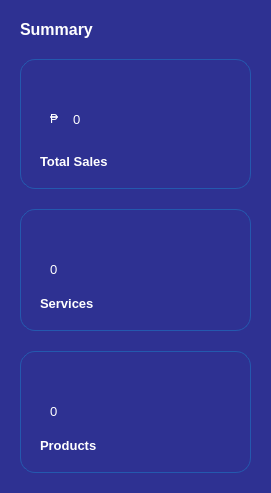
               <widget class="QWidget" name="widget_4" native="true">
                <property name="styleSheet">
                 <string notr="true">
*{
	background-color:#2e3192;
border-radius: 10px;
}

#total_product_widget, #total_sales_widget, #total_revenue_widget{
	background-color:#2e3192;
	border-radius: 15px;
    border: 1px solid #2459ae;

}

#label_sales, #label_category, #label_product, #label_summary, #total_sales, #total_category, #total_product, #peso_sign_3, #peso_sign, #peso_sign_2{

	color:white;
	text-align: left;
}
</string>
                </property>
                <layout class="QVBoxLayout" name="verticalLayout_9">
                 <property name="spacing">
                  <number>20</number>
                 </property>
                 <property name="leftMargin">
                  <number>20</number>
                 </property>
                 <property name="topMargin">
                  <number>20</number>
                 </property>
                 <property name="rightMargin">
                  <number>20</number>
                 </property>
                 <property name="bottomMargin">
                  <number>20</number>
                 </property>
                 <item>
                  <widget class="QLabel" name="label_summary">
                   <property name="font">
                    <font>
                     <pointsize>12</pointsize>
                     <weight>75</weight>
                     <bold>true</bold>
                    </font>
                   </property>
                   <property name="text">
                    <string>Summary</string>
                   </property>
                  </widget>
                 </item>
                 <item>
                  <widget class="QWidget" name="total_revenue_widget" native="true">
                   <property name="sizePolicy">
                    <sizepolicy hsizetype="Preferred" vsizetype="Expanding">
                     <horstretch>0</horstretch>
                     <verstretch>0</verstretch>
                    </sizepolicy>
                   </property>
                   <layout class="QHBoxLayout" name="horizontalLayout_33">
                    <property name="spacing">
                     <number>15</number>
                    </property>
                    <property name="leftMargin">
                     <number>20</number>
                    </property>
                    <property name="topMargin">
                     <number>20</number>
                    </property>
                    <property name="rightMargin">
                     <number>20</number>
                    </property>
                    <property name="bottomMargin">
                     <number>20</number>
                    </property>
                    <item>
                     <layout class="QVBoxLayout" name="verticalLayout_44">
                      <item>
                       <layout class="QHBoxLayout" name="horizontalLayout_7">
                        <property name="leftMargin">
                         <number>10</number>
                        </property>
                        <property name="topMargin">
                         <number>30</number>
                        </property>
                        <property name="rightMargin">
                         <number>10</number>
                        </property>
                        <property name="bottomMargin">
                         <number>10</number>
                        </property>
                        <item>
                         <widget class="QLabel" name="peso_sign">
                          <property name="text">
                           <string>₱</string>
                          </property>
                         </widget>
                        </item>
                        <item>
                         <widget class="QLabel" name="total_sales">
                          <property name="font">
                           <font>
                            <pointsize>10</pointsize>
                           </font>
                          </property>
                          <property name="text">
                           <string>0</string>
                          </property>
                         </widget>
                        </item>
                        <item>
                         <spacer name="horizontalSpacer_19">
                          <property name="orientation">
                           <enum>Qt::Horizontal</enum>
                          </property>
                          <property name="sizeHint" stdset="0">
                           <size>
                            <width>118</width>
                            <height>20</height>
                           </size>
                          </property>
                         </spacer>
                        </item>
                       </layout>
                      </item>
                      <item>
                       <widget class="QLabel" name="label_sales">
                        <property name="font">
                         <font>
                          <pointsize>10</pointsize>
                          <weight>75</weight>
                          <bold>true</bold>
                         </font>
                        </property>
                        <property name="text">
                         <string>Total Sales</string>
                        </property>
                       </widget>
                      </item>
                     </layout>
                    </item>
                    <item>
                     <widget class="QLabel" name="label_7">
                      <property name="text">
                       <string/>
                      </property>
                      <property name="pixmap">
                       <pixmap resource="resource.qrc">:/icon/icon/SIDEBAR ICONS/total_sales copy.png</pixmap>
                      </property>
                     </widget>
                    </item>
                   </layout>
                  </widget>
                 </item>
                 <item>
                  <widget class="QWidget" name="total_sales_widget" native="true">
                   <property name="sizePolicy">
                    <sizepolicy hsizetype="Preferred" vsizetype="Expanding">
                     <horstretch>0</horstretch>
                     <verstretch>0</verstretch>
                    </sizepolicy>
                   </property>
                   <layout class="QHBoxLayout" name="horizontalLayout_55">
                    <property name="spacing">
                     <number>7</number>
                    </property>
                    <property name="leftMargin">
                     <number>20</number>
                    </property>
                    <property name="topMargin">
                     <number>20</number>
                    </property>
                    <property name="rightMargin">
                     <number>20</number>
                    </property>
                    <property name="bottomMargin">
                     <number>20</number>
                    </property>
                    <item>
                     <layout class="QVBoxLayout" name="verticalLayout_39">
                      <item>
                       <layout class="QHBoxLayout" name="horizontalLayout_8">
                        <property name="leftMargin">
                         <number>10</number>
                        </property>
                        <property name="topMargin">
                         <number>30</number>
                        </property>
                        <property name="rightMargin">
                         <number>10</number>
                        </property>
                        <property name="bottomMargin">
                         <number>10</number>
                        </property>
                        <item>
                         <widget class="QLabel" name="total_category">
                          <property name="font">
                           <font>
                            <pointsize>10</pointsize>
                           </font>
                          </property>
                          <property name="text">
                           <string>0</string>
                          </property>
                         </widget>
                        </item>
                        <item>
                         <spacer name="horizontalSpacer_16">
                          <property name="orientation">
                           <enum>Qt::Horizontal</enum>
                          </property>
                          <property name="sizeHint" stdset="0">
                           <size>
                            <width>118</width>
                            <height>20</height>
                           </size>
                          </property>
                         </spacer>
                        </item>
                       </layout>
                      </item>
                      <item>
                       <widget class="QLabel" name="label_category">
                        <property name="font">
                         <font>
                          <pointsize>10</pointsize>
                          <weight>75</weight>
                          <bold>true</bold>
                         </font>
                        </property>
                        <property name="text">
                         <string>Services</string>
                        </property>
                       </widget>
                      </item>
                     </layout>
                    </item>
                    <item>
                     <widget class="QLabel" name="label_6">
                      <property name="text">
                       <string/>
                      </property>
                      <property name="pixmap">
                       <pixmap resource="resource.qrc">:/icon/icon/SIDEBAR ICONS/total_cat copy.png</pixmap>
                      </property>
                     </widget>
                    </item>
                   </layout>
                  </widget>
                 </item>
                 <item>
                  <widget class="QWidget" name="total_product_widget" native="true">
                   <property name="sizePolicy">
                    <sizepolicy hsizetype="Preferred" vsizetype="Expanding">
                     <horstretch>0</horstretch>
                     <verstretch>0</verstretch>
                    </sizepolicy>
                   </property>
                   <layout class="QHBoxLayout" name="horizontalLayout_60">
                    <property name="spacing">
                     <number>7</number>
                    </property>
                    <property name="leftMargin">
                     <number>20</number>
                    </property>
                    <property name="topMargin">
                     <number>20</number>
                    </property>
                    <property name="rightMargin">
                     <number>20</number>
                    </property>
                    <property name="bottomMargin">
                     <number>20</number>
                    </property>
                    <item>
                     <layout class="QVBoxLayout" name="verticalLayout_31">
                      <item>
                       <layout class="QHBoxLayout" name="horizontalLayout_44">
                        <property name="leftMargin">
                         <number>10</number>
                        </property>
                        <property name="topMargin">
                         <number>30</number>
                        </property>
                        <property name="rightMargin">
                         <number>10</number>
                        </property>
                        <property name="bottomMargin">
                         <number>10</number>
                        </property>
                        <item>
                         <widget class="QLabel" name="total_product">
                          <property name="font">
                           <font>
                            <pointsize>10</pointsize>
                           </font>
                          </property>
                          <property name="text">
                           <string>0</string>
                          </property>
                         </widget>
                        </item>
                        <item>
                         <spacer name="horizontalSpacer_15">
                          <property name="orientation">
                           <enum>Qt::Horizontal</enum>
                          </property>
                          <property name="sizeHint" stdset="0">
                           <size>
                            <width>118</width>
                            <height>20</height>
                           </size>
                          </property>
                         </spacer>
                        </item>
                       </layout>
                      </item>
                      <item>
                       <widget class="QLabel" name="label_product">
                        <property name="font">
                         <font>
                          <pointsize>10</pointsize>
                          <weight>75</weight>
                          <bold>true</bold>
                         </font>
                        </property>
                        <property name="text">
                         <string>Products</string>
                        </property>
                       </widget>
                      </item>
                     </layout>
                    </item>
                    <item>
                     <widget class="QLabel" name="label_3">
                      <property name="text">
                       <string/>
                      </property>
                      <property name="pixmap">
                       <pixmap resource="resource.qrc">:/icon/icon/SIDEBAR ICONS/total_product copy.png</pixmap>
                      </property>
                     </widget>
                    </item>
                   </layout>
                  </widget>
                 </item>
                </layout>
               </widget>
